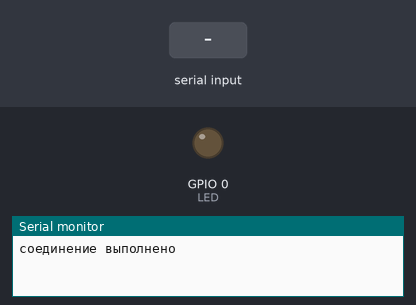
A sketch run on a simulated ESP32. Parts: output pins drawn as LEDs (lit = HIGH), the last lines printed to the serial monitor. Inputs (shaded band) come from the test bench. Nothing arrives over Bluetooth unless stated.

Above: at 1.2 s.
1.3 s: "1" received over the second serial link
At 2.5 s:
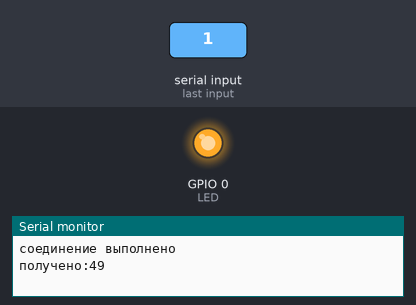
Timing chart, 0 to 4.3 s (numbered marks = the images above; inputs shaded):
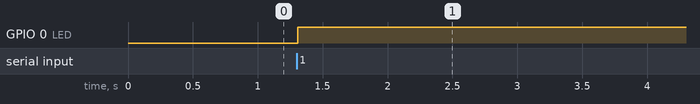

Measured:
- after the input at 1.3 s, GPIO 0 (LED): LOW → HIGH at once

The sketch:

esp_script.ino
```cpp
#define LED 0
#include "BluetoothSerial.h"

BluetoothSerial ESP_BT;

int incoming;
int on_off = 0;

void setup() {
  Serial.begin(9600);
  ESP_BT.begin("ESP32_LED_Control");
  Serial.println("соединение выполнено");

  pinMode (LED, OUTPUT);
}

void loop() {

  if (ESP_BT.available())
  {
    incoming = ESP_BT.read();
    Serial.print("получено:"); Serial.println(incoming);

    if (incoming == 49)
        {
          ESP_BT.println(on_off);
          switch(on_off){
              case 0:
                digitalWrite(LED, HIGH);
                on_off = 1;
                break;
              case 1:
                digitalWrite(LED, LOW);
                on_off = 0;
                break;
          }

        }

  }
  delay(20);
}
```
